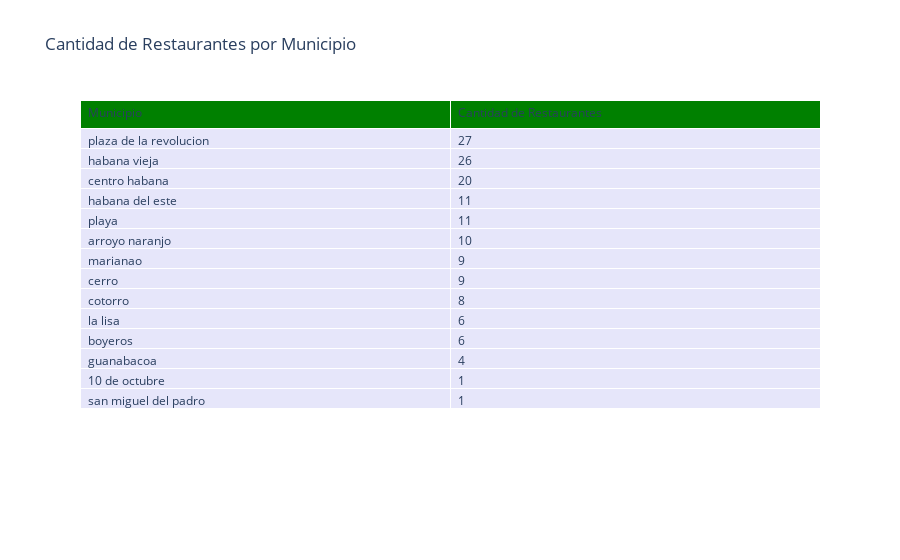

This figure's notebook cell:
### Markdown cell above
Ya Alejandro lleva 3 años en los Estados Unidos y sus amigos le aconsejaron que lo mejor opción para ayudar a su familia en Cuba era poniéndoles un negocio, él estaba decidido a invertir en algo que no solo generara ingresos, sino que tambíen mejorara la calidad de vida de sus padres en La Habana. Muchos le sugirieron algunas de las opciones mas populares en Cuba, como revender productos Shein, sin embargo el tenía una visión diferente,  su objetivo era establecer un negocio autosuficiente, y sabiendo ya que no habia mujer en La Habana que cocinara mejor que su vieja, decidió que abrir un restaurante era la mejor opción para lograr su objetivo....
Su madre Caridad, una ama de casa que dedicó toda su vida a su esposo, a su hijo y a la cocina, casi infarta al escuchar la noticia de que por finnnn le van a empezar a pagar por cocinar algo que llevaba toda la vida haciendo por amor y sin ningún tipo de lucro.

Para que todo saliera bien, Alejandro sabía que necesitaba resalizar un análisis exhaustivo de la competencia, por lo que tomó una muestra de los restaurantes de toda La Habana...

### Code cell
#Tabla con la cantidad de jsons que hay de cada municipio :)
municipio = data2["location.municipe"].str.lower().str.strip()

restaurantes_municipio = municipio.value_counts().reset_index()
restaurantes_municipio.columns = ["municipio", "cantidad_restaurantes"]


fig = go.Figure(data=[go.Table(
    header=dict(values=["Municipio", "Cantidad de Restaurantes"],
                fill_color="green",
                align="left"),
    cells=dict(values=[restaurantes_municipio["municipio"], restaurantes_municipio["cantidad_restaurantes"]],
               fill_color="lavender",
               align="left"))
])


fig.update_layout(title="Cantidad de Restaurantes por Municipio")
fig.show()

total = restaurantes_municipio['cantidad_restaurantes'].sum()
print("Total de Restaurantes: ",total)

### Figure 1 — Plotly figure (JSON) as saved in the notebook; plotly's stock layout.template omitted (floating-point values rounded to 4 significant figures)
{"data": [{"cells": {"align": "left", "fill": {"color": "lavender"}, "values": [["plaza de la revolucion", "habana vieja", "centro habana", "habana del este", "playa", "arroyo naranjo", "marianao", "cerro", "cotorro", "la lisa", "boyeros", "guanabacoa", "10 de octubre", "san miguel del padro"], [27, 26, 20, 11, 11, 10, 9, 9, 8, 6, 6, 4, 1, 1]]}, "header": {"align": "left", "fill": {"color": "green"}, "values": ["Municipio", "Cantidad de Restaurantes"]}, "type": "table"}], "layout": {"title": {"text": "Cantidad de Restaurantes por Municipio"}}}
